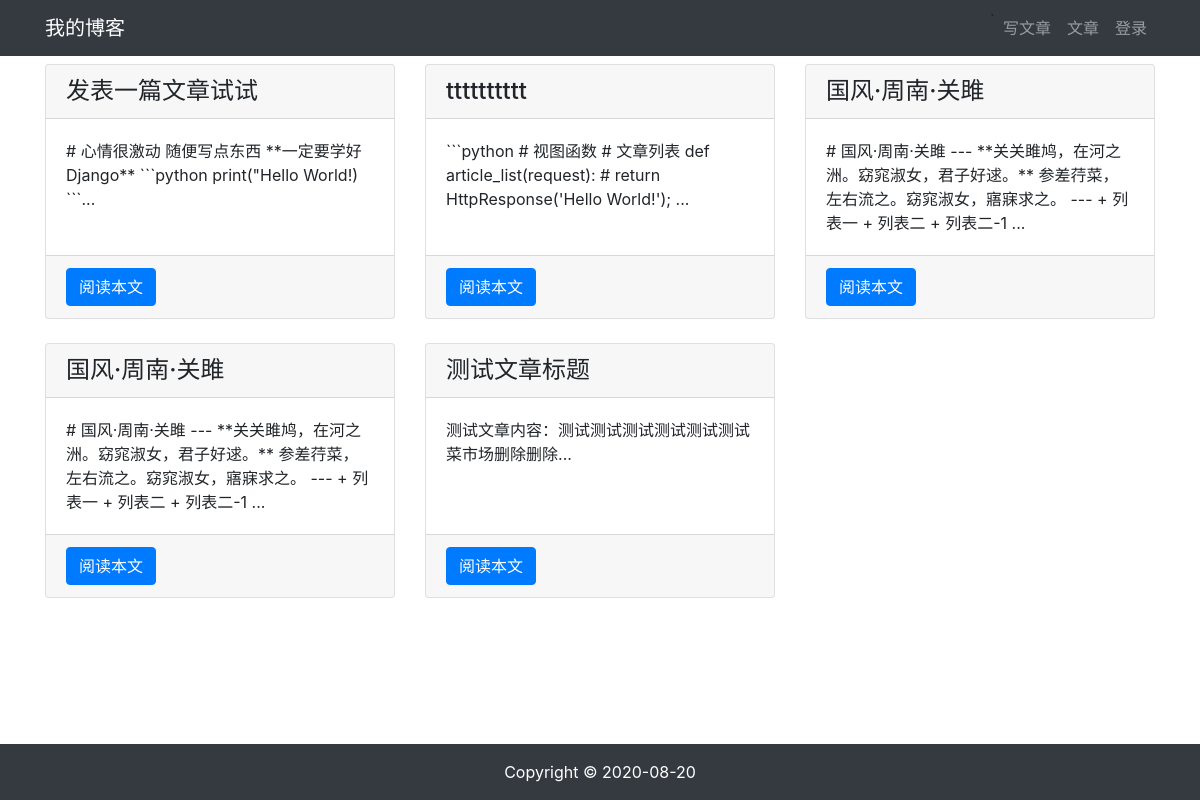
The app's page /article/article_list, older data.
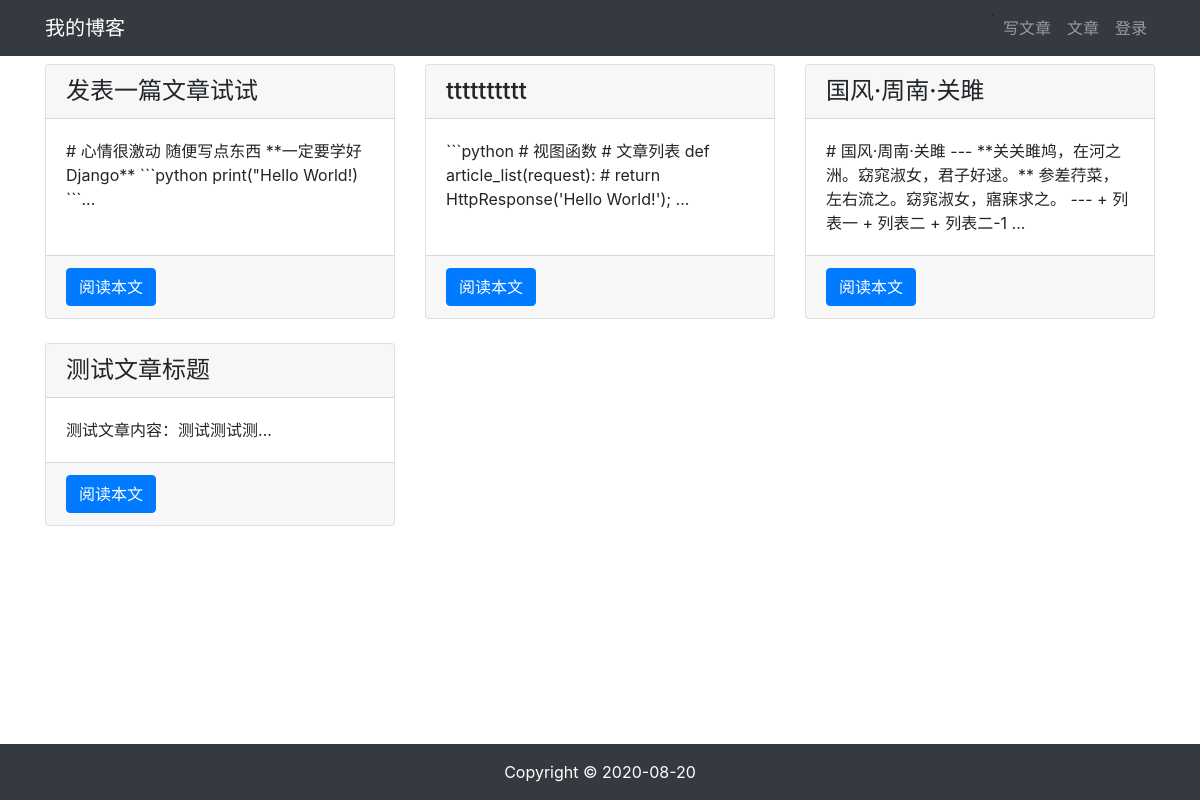
The same page, newer data.
### article/models.py (models this page shows, shortened)
class ArticlePost(models.Model):
    author = models.ForeignKey(User, on_delete=models.CASCADE)
    title = models.CharField(max_length=100)
    body_content = models.TextField()
    created_time = models.DateTimeField(default=timezone.now)
    updated_time = models.DateTimeField(auto_now=True)
    class Meta:
        ordering = ('-created_time',)

### article/views.py (the view)
# urls.py: path('article_list', article.views.article_list, name='article_list'),
def article_list(request):
    all_article = ArticlePost.objects.all()
    context = {
        'all_article': all_article
    }
    return render(request, 'article/list.html', context)

### templates/article/list.html (shortened to what this page needs)
{% extends "base.html" %}
{% load staticfiles %}
{% block content %}
<div class="container">
    <div class="row mt-2">
        {% for article in all_article %}
        <div class="col-4 mb-4">
            <div class="card h-100">
                <h4 class="card-header">{{ article.title }}</h4>
                <div class="card-body">
                    <p class="card-text">{{ article.body_content|slice:'100' }}...</p>
                </div>
                <div class="card-footer">
                    <a href="{% url 'article:article_detail' article.id %}" class="btn btn-primary">阅读本文</a>
                </div>
            </div>
        </div>
        {% endfor %}
    </div>
</div>
{% endblock content %}

### templates/base.html (shortened to what this page needs)
{% load staticfiles %}
<!DOCTYPE html>
<html lang="zh-cn">
<head>
    <link rel="stylesheet" href="{% static 'bootstrap-4.5.0-dist/css/bootstrap.min.css' %}">
    <link rel="stylesheet" href="{% static 'md_css/monokai.css' %}">
</head>
<body>
    {% include 'header.html' %}
    {% block content %}{% endblock content %}
    {% include 'footer.html' %}
</body>
</html>

### templates/header.html (shortened to what this page needs)
<nav class="navbar navbar-expand-lg navbar-dark bg-dark">
  <div class="container">
    <a class="navbar-brand" href="#">我的博客</a>
    <div>
      <ul class="navbar-nav">
        <li class="nav-item">
          <a class="nav-link" href="{% url 'article:article_create' %}">写文章</a>
        </li>
        <li class="nav-item">
          <a class="nav-link" href="{% url 'article:article_list' %}">文章</a>
        </li>
        {% if user.is_authenticated %}
            <li class="nav-item dropdown">
                <a class="nav-link dropdown-toggle" href="#" id="navbarDropdown" role="button" data-toggle="dropdown" aria-haspopup="true" aria-expanded="false">
                  {{ user.username }}
                </a>
                <div class="dropdown-menu" aria-labelledby="navbarDropdown">
                  <a class="dropdown-item" href="{% url 'userprofile:logout' %}">退出登录</a>
                </div>
            </li>
        {% else %}
            <li class="nav-item">
                <a class="nav-link" href="{% url 'userprofile:login' %}">登录</a>
            </li>
        {% endif %}
      </ul>
    </div>
  </div>
</nav>

### templates/footer.html
{% load staticfiles %}
<div>
    <br><br><br>
</div>
<footer class="py-3 bg-dark fixed-bottom">
    <div class="container">
        <p class="m-0 text-center text-white">Copyright &copy;  2020-08-20</p>
    </div>
</footer>

Row changes from the older to the newer data that the page shows:
removed ArticlePost: title "国风·周南·关雎", body_content "# 国风·周南·关雎 --- **关关雎鸠，在河之洲。窈窕淑女，君子好逑。** 参差荇菜，左右流之。窈窕淑女，寤寐求之。 --- + 列表一 + 列表二 + 列表二-1"
changed ArticlePost "测试文章标题": body_content "测试文章内容：测试测试测试测试测试测试菜市场删除删除" → "测试文章内容：测试测试测"
